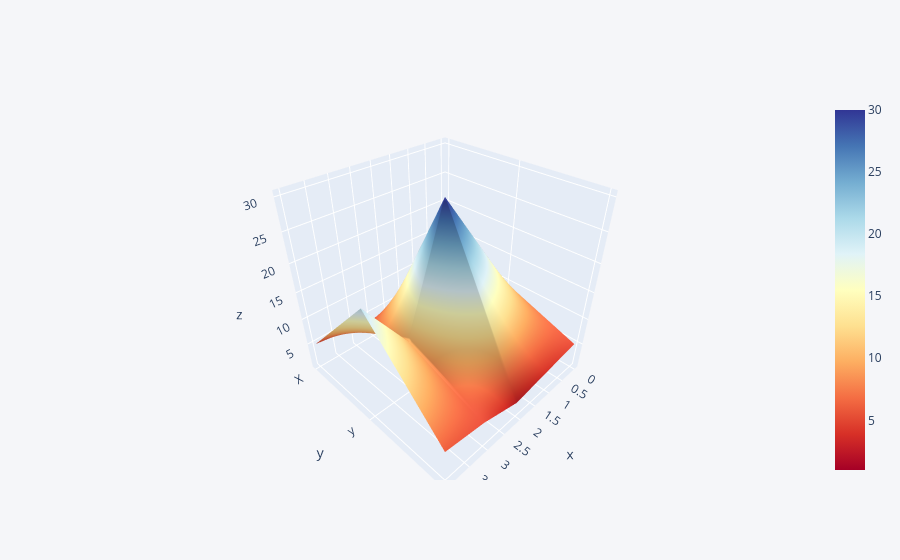

Notebook code cell kept with this figure:
### Code cell
df3.iplot(kind='surface', colorscale='rdylbu')

### Figure 1 — Plotly figure (JSON) as saved in the notebook; plotly's stock layout.template omitted (floating-point values rounded to 4 significant figures)
{"data": [{"colorscale": [[0, "rgb(165,0,38)"], [0.1, "rgb(215,48,39)"], [0.2, "rgb(244,109,67)"], [0.3, "rgb(253,174,97)"], [0.4, "rgb(254,224,144)"], [0.5, "rgb(255,255,191)"], [0.6, "rgb(224,243,248)"], [0.7, "rgb(171,217,233)"], [0.8, "rgb(116,173,209)"], [0.9, "rgb(69,117,180)"], [1, "rgb(49,54,149)"]], "type": "surface", "x": [0, 1, 2, 3, 4], "y": ["X", "y", "z"], "z": [[1, 2, 3, 4, 5], [10, 20, 30, 10, 20], [5, 4, 3, 5, 6]]}], "layout": {"legend": {"bgcolor": "#F5F6F9", "font": {"color": "#4D5663"}}, "paper_bgcolor": "#F5F6F9", "plot_bgcolor": "#F5F6F9", "title": {"font": {"color": "#4D5663"}}, "xaxis": {"gridcolor": "#E1E5ED", "showgrid": true, "tickfont": {"color": "#4D5663"}, "title": {"font": {"color": "#4D5663"}, "text": ""}, "zerolinecolor": "#E1E5ED"}, "yaxis": {"gridcolor": "#E1E5ED", "showgrid": true, "tickfont": {"color": "#4D5663"}, "title": {"font": {"color": "#4D5663"}, "text": ""}, "zerolinecolor": "#E1E5ED"}}}
